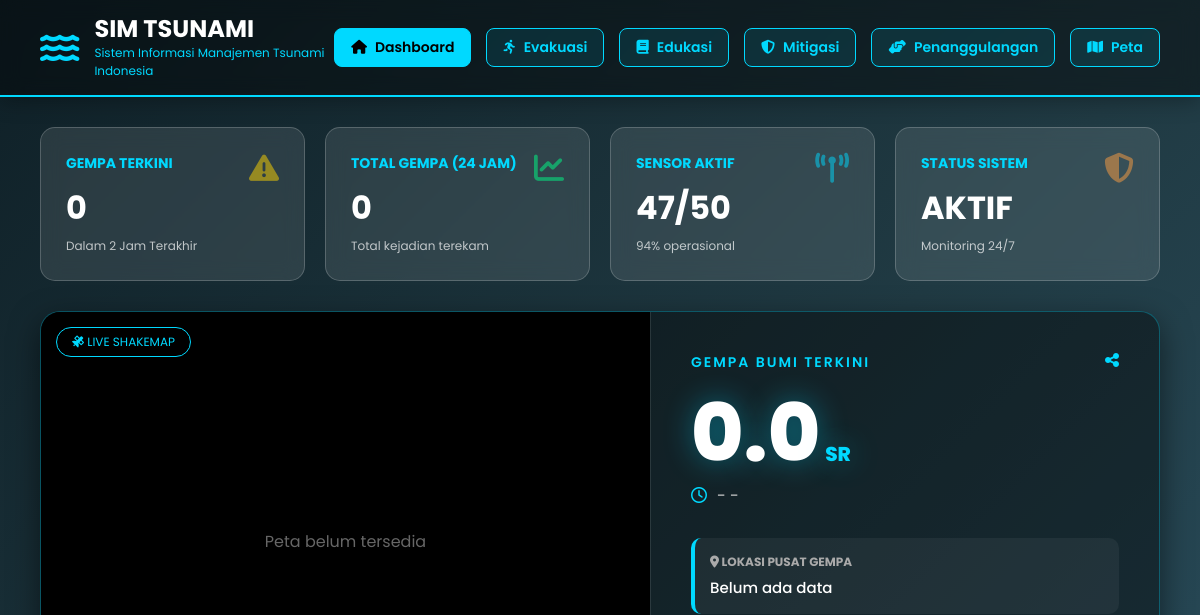
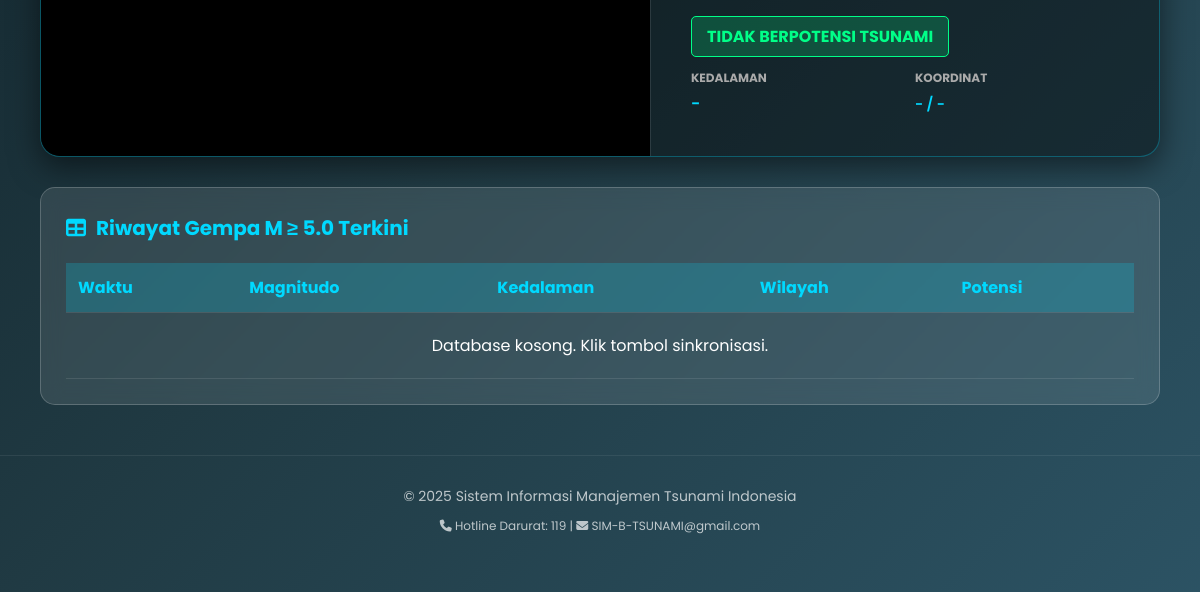
/home.php, run on an earlier commit of the app's database (2 pictures, top to bottom).
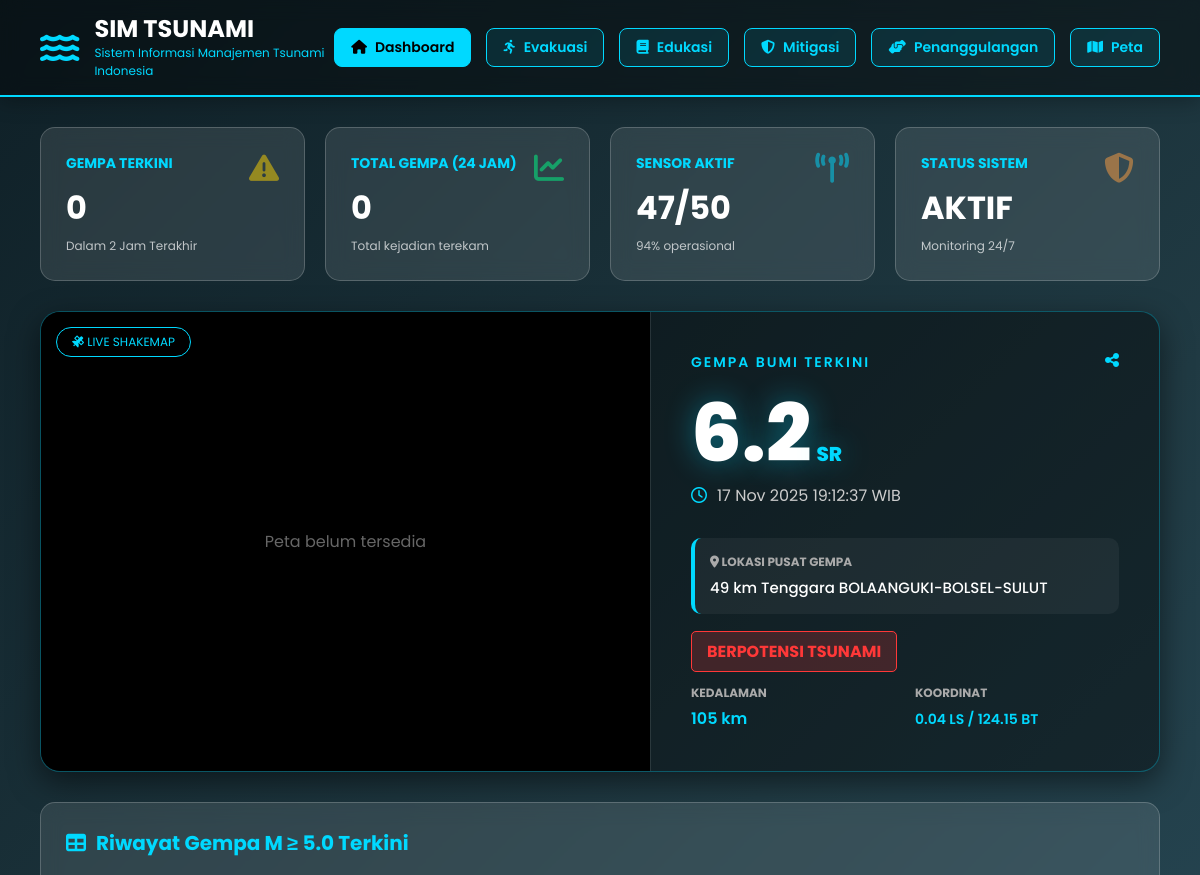
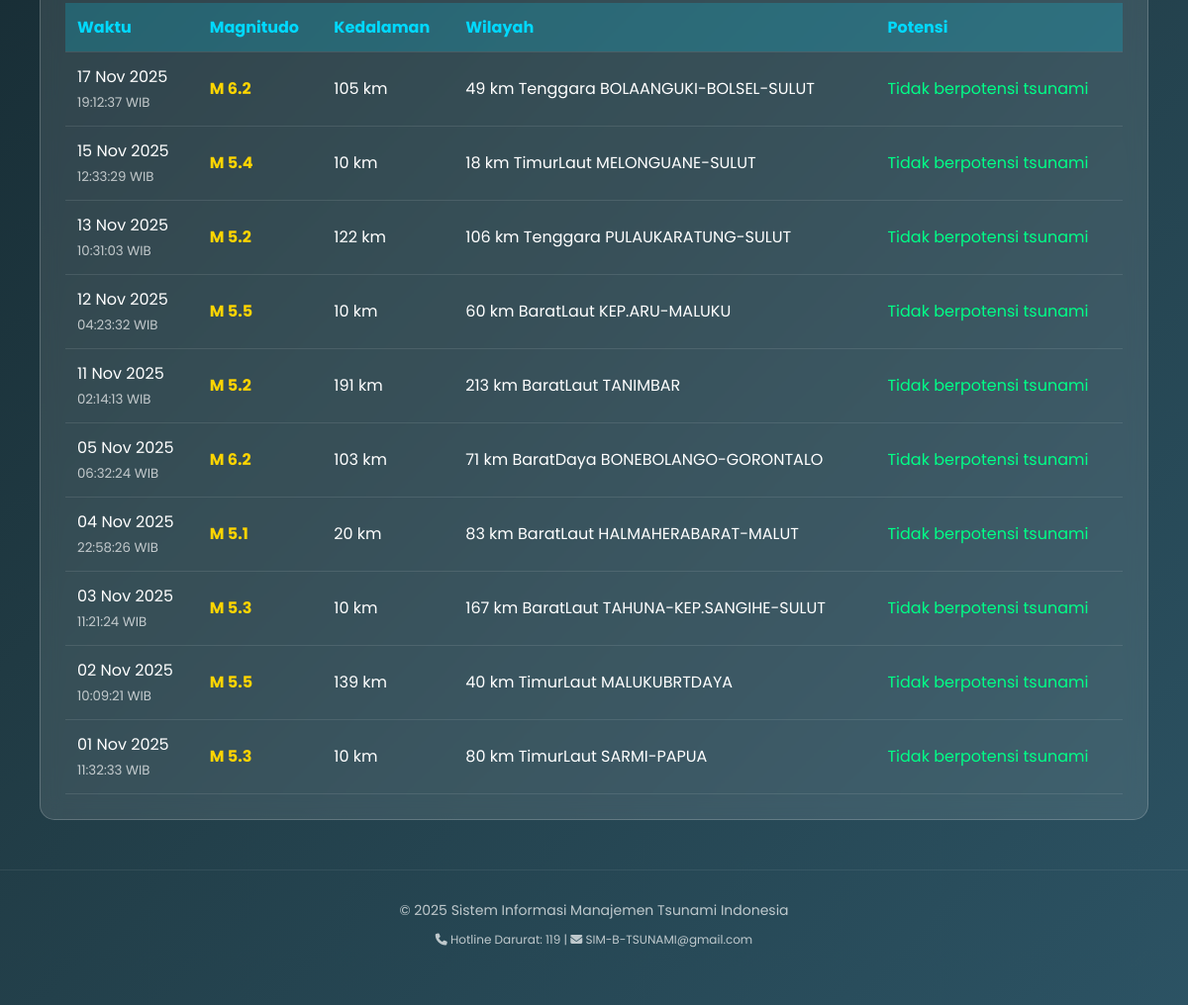
And on a later commit of the database (2 pictures, top to bottom).
### tables this page shows
CREATE TABLE `data_gempa` (
  `id` int(11) NOT NULL,
  `tanggal_jam` datetime NOT NULL,
  `tanggal_text` varchar(50) DEFAULT NULL,
  `jam_text` varchar(50) DEFAULT NULL,
  `magnitude` varchar(10) DEFAULT NULL,
  `kedalaman` varchar(50) DEFAULT NULL,
  `wilayah` text DEFAULT NULL,
  `lintang` varchar(50) DEFAULT NULL,
  `bujur` varchar(50) DEFAULT NULL,
  `potensi` text DEFAULT NULL,
  `dirasakan` text DEFAULT NULL,
  `shakemap` varchar(255) DEFAULT NULL,
  `created_at` timestamp NOT NULL DEFAULT current_timestamp()
);

### home.php (the view, shortened to what the changed rows need)
<?php
include 'koneksi.php';
$q_latest = mysqli_query($conn, "SELECT * FROM data_gempa ORDER BY tanggal_jam DESC LIMIT 1");
$latest = mysqli_fetch_assoc($q_latest);
if (!$latest) {
    $latest = [
        'magnitude' => '0.0',
        'wilayah' => 'Belum ada data',
        'tanggal_text' => '-',
        'jam_text' => '-',
        'potensi' => '-',
        'dirasakan' => '-',
        'shakemap' => '',
        'kedalaman' => '-',
        'lintang' => '-',
        'bujur' => '-'
    ];
}
?>
<!DOCTYPE html>
<html lang="id">
<head>
    <link href="https://cdnjs.cloudflare.com/ajax/libs/font-awesome/6.4.0/css/all.min.css" rel="stylesheet">
</head>
<body>
    <div class="header">
        <div class="header-content">
            <div class="logo">
                <div>
                    <h1>SIM TSUNAMI</h1>
                </div>
            </div>
        </div>
    </div>
    <div class="container">
        <div class="hero-card">
            <div class="hero-info">
                <div class="hero-header">
                    <div class="hero-title">GEMPA BUMI TERKINI</div>
                    <i class="fas fa-share-alt" style="color: #00d9ff; cursor: pointer;"></i>
                </div>
                <div class="mag-display">
                    <?php echo $latest['magnitude']; ?><span class="mag-label">SR</span>
                </div>
                <div class="date-display">
                    <i class="far fa-clock" style="color: #00d9ff;"></i>
                    <?php echo $latest['tanggal_text'] . ' ' . $latest['jam_text']; ?>
                </div>
                <div class="location-box">
                    <h4><i class="fas fa-map-marker-alt"></i> LOKASI PUSAT GEMPA</h4>
                    <p><?php echo $latest['wilayah']; ?></p>
                </div>
                <div style="margin-bottom: 20px;">
                    <?php
                    if (stripos($latest['potensi'], 'TSUNAMI') !== false) {
                        echo '<span style="background: rgba(255, 56, 56, 0.2); color: #ff3838; padding: 8px 15px; border-radius: 5px; border: 1px solid #ff3838; font-weight: bold;">BERPOTENSI TSUNAMI</span>';
                    } else {
                        echo '<span style="background: rgba(0, 255, 136, 0.2); color: #00ff88; padding: 8px 15px; border-radius: 5px; border: 1px solid #00ff88; font-weight: bold;">TIDAK BERPOTENSI TSUNAMI</span>';
                    }
                    ?>
                </div>
                <div class="detail-grid">
                    <div class="d-item">
                        <h5>KEDALAMAN</h5>
                        <span><?php echo $latest['kedalaman']; ?></span>
                    </div>
                    <div class="d-item">
                        <h5>KOORDINAT</h5>
                        <span style="font-size: 14px;"><?php echo $latest['lintang'] . ' / ' . $latest['bujur']; ?></span>
                    </div>
                </div>
            </div>
        </div>
        <div class="panel">
            <h2><i class="fas fa-table"></i> Riwayat Gempa M ≥ 5.0 Terkini</h2>
            <div class="data-table">
                <table>
                    <thead>
                        <tr>
                            <th>Waktu</th>
                            <th>Magnitudo</th>
                            <th>Kedalaman</th>
                            <th>Wilayah</th>
                            <th>Potensi</th>
                        </tr>
                    </thead>
                    <tbody>
                        <?php
                        $query_gempa = mysqli_query($conn, "SELECT * FROM data_gempa WHERE magnitude >= 5.0 ORDER BY tanggal_jam DESC LIMIT 10");
                        if (mysqli_num_rows($query_gempa) > 0) {
                            while ($row = mysqli_fetch_assoc($query_gempa)) {
                                $potensi_tabel = $row['potensi'];
                                $warna_potensi = "#fff";
                                if (stripos($potensi_tabel, 'tidak berpotensi') !== false) {
                                    $warna_potensi = "#00ff88";
                                } elseif (stripos($potensi_tabel, 'tsunami') !== false) {
                                    $warna_potensi = "#ff3838";
                                }
                                echo "<tr>";
                                echo "<td>" . $row['tanggal_text'] . "<br><small style='opacity:0.7'>" . $row['jam_text'] . "</small></td>";
                                echo "<td><strong style='color: #ffd500; font-size:16px;'>M " . $row['magnitude'] . "</strong></td>";
                                echo "<td>" . $row['kedalaman'] . "</td>";
                                echo "<td>" . $row['wilayah'] . "</td>";
                                echo "<td style='color: $warna_potensi;'>" . $potensi_tabel . "</td>";
                                echo "</tr>";
                            }
                        } else {
                            echo "<tr><td colspan='5' style='text-align:center; padding:20px;'>Database kosong. Klik tombol sinkronisasi.</td></tr>";
                        }
                        ?>
                    </tbody>
                </table>
            </div>
        </div>
    </div>
</body>
</html>

What changed in the data, as far as the page shows it:
added data_gempa: magnitude "6.2", tanggal_text "17 Nov 2025", jam_text "19:12:37 WIB", wilayah "49 km Tenggara BOLAANGUKI-BOLSEL-SULUT", kedalaman "105 km", lintang "0.04 LS", bujur "124.15 BT", potensi "Tidak berpotensi tsunami"
added data_gempa: tanggal_text "15 Nov 2025", jam_text "12:33:29 WIB", magnitude "5.4", kedalaman "10 km", wilayah "18 km TimurLaut MELONGUANE-SULUT", potensi "Tidak berpotensi tsunami"
added data_gempa: tanggal_text "13 Nov 2025", jam_text "10:31:03 WIB", magnitude "5.2", kedalaman "122 km", wilayah "106 km Tenggara PULAUKARATUNG-SULUT", potensi "Tidak berpotensi tsunami"
added data_gempa: tanggal_text "12 Nov 2025", jam_text "04:23:32 WIB", magnitude "5.5", kedalaman "10 km", wilayah "60 km BaratLaut KEP.ARU-MALUKU", potensi "Tidak berpotensi tsunami"
added data_gempa: tanggal_text "11 Nov 2025", jam_text "02:14:13 WIB", magnitude "5.2", kedalaman "191 km", wilayah "213 km BaratLaut TANIMBAR", potensi "Tidak berpotensi tsunami"
added data_gempa: tanggal_text "05 Nov 2025", jam_text "06:32:24 WIB", magnitude "6.2", kedalaman "103 km", wilayah "71 km BaratDaya BONEBOLANGO-GORONTALO", potensi "Tidak berpotensi tsunami"
added data_gempa: tanggal_text "04 Nov 2025", jam_text "22:58:26 WIB", magnitude "5.1", kedalaman "20 km", wilayah "83 km BaratLaut HALMAHERABARAT-MALUT", potensi "Tidak berpotensi tsunami"
added data_gempa: tanggal_text "03 Nov 2025", jam_text "11:21:24 WIB", magnitude "5.3", kedalaman "10 km", wilayah "167 km BaratLaut TAHUNA-KEP.SANGIHE-SULUT", potensi "Tidak berpotensi tsunami"
added data_gempa: tanggal_text "02 Nov 2025", jam_text "10:09:21 WIB", magnitude "5.5", kedalaman "139 km", wilayah "40 km TimurLaut MALUKUBRTDAYA", potensi "Tidak berpotensi tsunami"
added data_gempa: tanggal_text "01 Nov 2025", jam_text "11:32:33 WIB", magnitude "5.3", kedalaman "10 km", wilayah "80 km TimurLaut SARMI-PAPUA", potensi "Tidak berpotensi tsunami"
Also different on the page:
$latest['magnitude']: "0.0" → (not shown)
$latest['tanggal_text']: "-" → (not shown)
$latest['jam_text']: "-" → (not shown)
$latest['wilayah']: "Belum ada data" → (not shown)
$latest['kedalaman']: "-" → (not shown)
$latest['lintang']: "-" → (not shown)
$latest['bujur']: "-" → (not shown)
text no longer shown: "TIDAK BERPOTENSI TSUNAMI Database kosong. Klik tombol sinkronisasi."
text now shown: "BERPOTENSI TSUNAMI"
